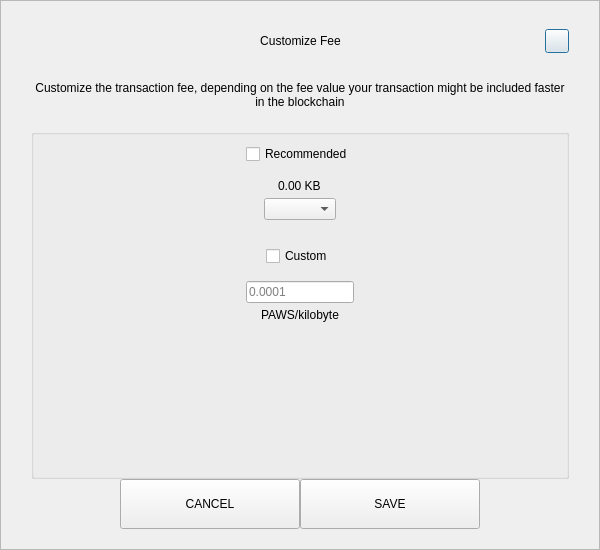
<?xml version="1.0" encoding="UTF-8"?>
<ui version="4.0">
 <class>SendCustomFeeDialog</class>
 <widget class="QDialog" name="SendCustomFeeDialog">
  <property name="geometry">
   <rect>
    <x>0</x>
    <y>0</y>
    <width>600</width>
    <height>550</height>
   </rect>
  </property>
  <property name="windowTitle">
   <string>Form</string>
  </property>
  <layout class="QVBoxLayout" name="verticalLayout_3">
   <property name="spacing">
    <number>0</number>
   </property>
   <property name="leftMargin">
    <number>0</number>
   </property>
   <property name="topMargin">
    <number>0</number>
   </property>
   <property name="rightMargin">
    <number>0</number>
   </property>
   <property name="bottomMargin">
    <number>0</number>
   </property>
   <item>
    <widget class="QFrame" name="frame">
     <property name="styleSheet">
      <string notr="true"/>
     </property>
     <property name="frameShape">
      <enum>QFrame::StyledPanel</enum>
     </property>
     <property name="frameShadow">
      <enum>QFrame::Raised</enum>
     </property>
     <layout class="QVBoxLayout" name="verticalLayout_2">
      <property name="spacing">
       <number>0</number>
      </property>
      <property name="leftMargin">
       <number>30</number>
      </property>
      <property name="topMargin">
       <number>20</number>
      </property>
      <property name="rightMargin">
       <number>30</number>
      </property>
      <property name="bottomMargin">
       <number>20</number>
      </property>
      <item>
       <layout class="QHBoxLayout" name="horizontalLayout_3">
        <property name="spacing">
         <number>0</number>
        </property>
        <item>
         <spacer name="horizontalSpacer_21">
          <property name="orientation">
           <enum>Qt::Horizontal</enum>
          </property>
          <property name="sizeHint" stdset="0">
           <size>
            <width>40</width>
            <height>20</height>
           </size>
          </property>
         </spacer>
        </item>
        <item>
         <widget class="QLabel" name="labelTitle">
          <property name="minimumSize">
           <size>
            <width>0</width>
            <height>40</height>
           </size>
          </property>
          <property name="maximumSize">
           <size>
            <width>16777215</width>
            <height>40</height>
           </size>
          </property>
          <property name="styleSheet">
           <string notr="true">padding-left:24px;</string>
          </property>
          <property name="text">
           <string>Customize Fee</string>
          </property>
          <property name="alignment">
           <set>Qt::AlignCenter</set>
          </property>
          <property name="margin">
           <number>7</number>
          </property>
         </widget>
        </item>
        <item>
         <spacer name="horizontalSpacer">
          <property name="orientation">
           <enum>Qt::Horizontal</enum>
          </property>
          <property name="sizeHint" stdset="0">
           <size>
            <width>40</width>
            <height>20</height>
           </size>
          </property>
         </spacer>
        </item>
        <item>
         <widget class="QPushButton" name="btnEsc">
          <property name="minimumSize">
           <size>
            <width>24</width>
            <height>24</height>
           </size>
          </property>
          <property name="maximumSize">
           <size>
            <width>24</width>
            <height>24</height>
           </size>
          </property>
          <property name="text">
           <string/>
          </property>
         </widget>
        </item>
       </layout>
      </item>
      <item>
       <spacer name="verticalSpacer_2">
        <property name="orientation">
         <enum>Qt::Vertical</enum>
        </property>
        <property name="sizeType">
         <enum>QSizePolicy::Fixed</enum>
        </property>
        <property name="sizeHint" stdset="0">
         <size>
          <width>20</width>
          <height>20</height>
         </size>
        </property>
       </spacer>
      </item>
      <item>
       <widget class="QLabel" name="labelMessage">
        <property name="text">
         <string>Customize the transaction fee, depending on the fee value your transaction might be included faster in the blockchain</string>
        </property>
        <property name="alignment">
         <set>Qt::AlignCenter</set>
        </property>
        <property name="wordWrap">
         <bool>true</bool>
        </property>
       </widget>
      </item>
      <item>
       <spacer name="verticalSpacer_3">
        <property name="orientation">
         <enum>Qt::Vertical</enum>
        </property>
        <property name="sizeType">
         <enum>QSizePolicy::Fixed</enum>
        </property>
        <property name="sizeHint" stdset="0">
         <size>
          <width>20</width>
          <height>20</height>
         </size>
        </property>
       </spacer>
      </item>
      <item>
       <widget class="QGroupBox" name="groupBox">
        <property name="title">
         <string/>
        </property>
        <layout class="QVBoxLayout" name="verticalLayout">
         <property name="leftMargin">
          <number>12</number>
         </property>
         <property name="rightMargin">
          <number>12</number>
         </property>
         <item>
          <layout class="QVBoxLayout" name="verticalLayout_4">
           <property name="spacing">
            <number>5</number>
           </property>
           <item alignment="Qt::AlignHCenter">
            <widget class="QCheckBox" name="checkBoxRecommended">
             <property name="text">
              <string>Recommended</string>
             </property>
            </widget>
           </item>
           <item>
            <spacer name="verticalSpacer_5">
             <property name="orientation">
              <enum>Qt::Vertical</enum>
             </property>
             <property name="sizeType">
              <enum>QSizePolicy::Fixed</enum>
             </property>
             <property name="sizeHint" stdset="0">
              <size>
               <width>20</width>
               <height>10</height>
              </size>
             </property>
            </spacer>
           </item>
           <item alignment="Qt::AlignHCenter">
            <widget class="QLabel" name="labelFee">
             <property name="text">
              <string>0.00 KB</string>
             </property>
            </widget>
           </item>
           <item alignment="Qt::AlignHCenter">
            <widget class="QComboBox" name="comboBoxRecommended"/>
           </item>
          </layout>
         </item>
         <item>
          <spacer name="verticalSpacer">
           <property name="orientation">
            <enum>Qt::Vertical</enum>
           </property>
           <property name="sizeType">
            <enum>QSizePolicy::Fixed</enum>
           </property>
           <property name="sizeHint" stdset="0">
            <size>
             <width>20</width>
             <height>20</height>
            </size>
           </property>
          </spacer>
         </item>
         <item>
          <layout class="QVBoxLayout" name="verticalLayout_5">
           <property name="spacing">
            <number>5</number>
           </property>
           <item alignment="Qt::AlignHCenter">
            <widget class="QCheckBox" name="checkBoxCustom">
             <property name="text">
              <string>Custom</string>
             </property>
            </widget>
           </item>
           <item>
            <spacer name="verticalSpacer_6">
             <property name="orientation">
              <enum>Qt::Vertical</enum>
             </property>
             <property name="sizeType">
              <enum>QSizePolicy::Fixed</enum>
             </property>
             <property name="sizeHint" stdset="0">
              <size>
               <width>20</width>
               <height>10</height>
              </size>
             </property>
            </spacer>
           </item>
           <item alignment="Qt::AlignHCenter">
            <widget class="QLineEdit" name="lineEditCustomFee">
             <property name="placeholderText">
              <string notr="true">0.0001</string>
             </property>
            </widget>
           </item>
           <item alignment="Qt::AlignHCenter">
            <widget class="QLabel" name="labelCustomFee">
             <property name="text">
              <string>PAWS/kilobyte</string>
             </property>
            </widget>
           </item>
          </layout>
         </item>
         <item>
          <spacer name="verticalSpacer_4">
           <property name="orientation">
            <enum>Qt::Vertical</enum>
           </property>
           <property name="sizeHint" stdset="0">
            <size>
             <width>20</width>
             <height>40</height>
            </size>
           </property>
          </spacer>
         </item>
        </layout>
       </widget>
      </item>
      <item>
       <layout class="QHBoxLayout" name="horizontalLayout" stretch="1,2,2,1">
        <item>
         <spacer name="horizontalSpacer1">
          <property name="orientation">
           <enum>Qt::Horizontal</enum>
          </property>
          <property name="sizeHint" stdset="0">
           <size>
            <width>40</width>
            <height>20</height>
           </size>
          </property>
         </spacer>
        </item>
        <item>
         <widget class="QPushButton" name="btnCancel">
          <property name="minimumSize">
           <size>
            <width>180</width>
            <height>50</height>
           </size>
          </property>
          <property name="focusPolicy">
           <enum>Qt::NoFocus</enum>
          </property>
          <property name="text">
           <string>CANCEL</string>
          </property>
         </widget>
        </item>
        <item>
         <widget class="QPushButton" name="btnSave">
          <property name="minimumSize">
           <size>
            <width>180</width>
            <height>50</height>
           </size>
          </property>
          <property name="focusPolicy">
           <enum>Qt::NoFocus</enum>
          </property>
          <property name="text">
           <string>SAVE</string>
          </property>
         </widget>
        </item>
        <item>
         <spacer name="horizontalSpacer_2">
          <property name="orientation">
           <enum>Qt::Horizontal</enum>
          </property>
          <property name="sizeHint" stdset="0">
           <size>
            <width>40</width>
            <height>20</height>
           </size>
          </property>
         </spacer>
        </item>
       </layout>
      </item>
     </layout>
    </widget>
   </item>
  </layout>
 </widget>
 <resources/>
 <connections/>
</ui>
